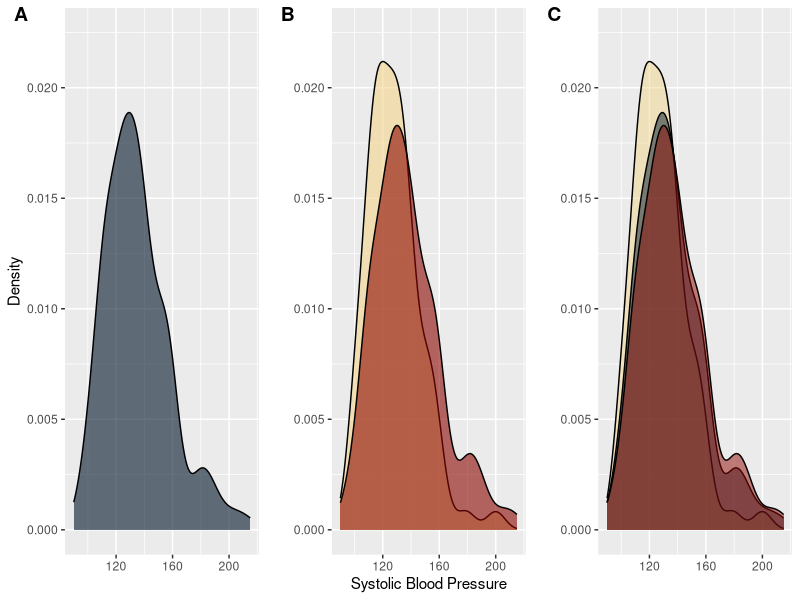
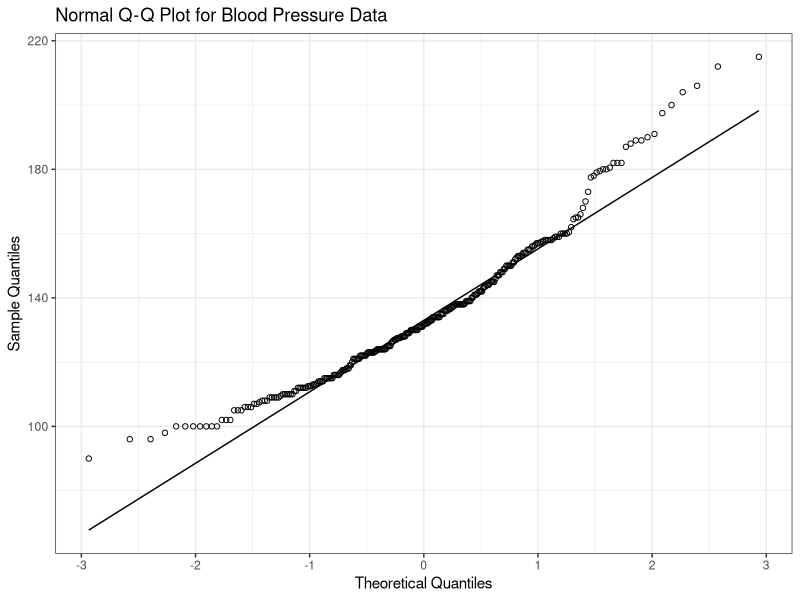

Reproduce these figures in R, in order.
## ---- chunk 1
knitr::opts_chunk$set(echo = TRUE)

#Use required packages
library(tidyverse) #for plots and data manipulation
library(cowplot) #aligning plots

df_data <- read_csv("framingham_data.csv") # Read in data
## ---- chunk 2
df_data$index <- seq(nrow(df_data)) # Add an index column

#df_data %>% summary # Summarize Data

# Split data into smoker and nonsmoker
df_smoker <- df_data %>% filter(currentSmoker == 1)
df_nonsmoker <- df_data %>% filter(currentSmoker == 0)

#Create a sample variance function to ensure proper calculation
sample_variance <- function(x, sample = TRUE){
    if (sample == TRUE){
        sum((x - mean(x))^2) / (length(x) - 1)
    } else if(sample == FALSE) {
        sum((x - mean(x))^2) / (length(x))
    }
}
#Create pooled sample variance function 
f_pooled_variance <- function(x, y){
    ((length(x) - 1) * sample_variance(x) + 
     (length(y) - 1) * sample_variance(y)) / 
    (length(x) + length(y) - 2)
}

# Skewness function 
skew_function <- function(x){
    mean((x - mean(x))^3) / sqrt(sample_variance(x))^3
}

# kurtosis function
kurt_function <- function(x){
    mean((x - mean(x))^4) / sqrt(sample_variance(x))^4
}

# Create a Satterthawaite Approximation Function

satterth <- function(s1, s2, n1, n2){
    term1 <- s1/n1
    term2 <- s2/n2
    nu <- (term1 + term2)^2 / ((term1/(n1 - 1)) + (term2/(n2 - 1)))
    return(floor(nu))
}


#Plot and compare split data

#options(repr.plot.width = 6, repr.plot.height = 4, repr.plot.res = 150)

plot_colors <- c("#001427","#708d81","#f4d58d","#bf0603","#8d0801")
y_limits <- c(0, 0.0225)

total_data <- ggplot(df_data) + geom_density(aes(sysBP), 
                                             fill = plot_colors[1],
                                             alpha = 0.6) +
                       ylim(y_limits) + ylab("Density") + xlab("")

sep_data <- ggplot() + geom_density(data = df_smoker, aes(sysBP), 
                                    fill = plot_colors[3], alpha = 0.6) + 
                       geom_density(data = df_nonsmoker, aes(sysBP), 
                                    fill = plot_colors[5], alpha = 0.6) +
                       ylim(y_limits) + ylab("") + xlab("Systolic Blood Pressure")

plot_3 <- ggplot() + geom_density(data = df_smoker, aes(sysBP), 
                                    fill = plot_colors[3], alpha = 0.5) + 
                       geom_density(data = df_data, aes(sysBP), 
                                    fill = plot_colors[1], alpha = 0.5) +
                       geom_density(data = df_nonsmoker, aes(sysBP), 
                                    fill = plot_colors[5], alpha = 0.5) +
                       ylim(y_limits) + ylab("") + xlab("")

#plot_grid(total_data, sep_data, plot_3, align = 'vh', 
#          hjust = -1,nrow = 1, ncol = 3)

data_kurtosis <- kurt_function(df_data$sysBP)
data_skew <- skew_function(df_data$sysBP)
data_IQR <- as.numeric(quantile(df_data$sysBP, probs = 0.75)) - 
       as.numeric(quantile(df_data$sysBP, probs = 0.25))
data_MAD <- median(abs(df_data$sysBP - median(df_data$sysBP)))
data_samVar <- sample_variance(df_data$sysBP)

eIQR <- data_IQR / 1.35
eMAD <- data_MAD / 0.675

# Q-Q Plot

data_qqplot <- 
ggplot(df_data, aes(sample = sysBP)) + 
stat_qq(shape = 1) + stat_qq_line() + 
ggtitle("Normal Q-Q Plot for Blood Pressure Data") + 
xlab("Theoretical Quantiles") +
ylab("Sample Quantiles")
## ---- chunk 3

# Common values for analysis

alpha <- 0.05

mu_smoker <- mean(df_smoker$sysBP)
var_smoker <- sample_variance(df_smoker$sysBP)
n_smoker <- length(df_smoker$sysBP)

mu_nonsmoker <- mean(df_nonsmoker$sysBP)
var_nonsmoker <- sample_variance(df_nonsmoker$sysBP)
n_nonsmoker <- length(df_nonsmoker$sysBP)

# Two Sample T-test - Pooled Sample Variance - P-value

dof_1 <- (n_smoker + n_nonsmoker - 2)

p_sample_var_1 <- f_pooled_variance(df_smoker$sysBP, 
                                    df_nonsmoker$sysBP)


t_obs_1 <- (mu_smoker - mu_nonsmoker) / (sqrt(p_sample_var_1) * sqrt(1/n_smoker + 1/n_nonsmoker))

t_stat_1 <- qt(alpha / 2, dof_1)

p_value_obs_1 <- dt(t_obs_1, dof_1)

#Two Sample T-test - Difference Variance Sample Variance - P-value

dof_2 <- satterth(var_smoker, var_nonsmoker, n_smoker, n_nonsmoker)

np_sample_var_2 <- (var_nonsmoker/n_smoker + var_nonsmoker/n_nonsmoker)

t_obs_2 <- (mu_smoker - mu_nonsmoker) / (sqrt(var_nonsmoker/n_smoker + var_nonsmoker/n_nonsmoker))

t_stat_2 <- qt(alpha / 2, dof_2)

p_value_obs_2 <- dt(t_obs_2, dof_2)

# Confidence Limits

diff_mu <- mu_smoker - mu_nonsmoker

#Pooled Sample variance

CL_pooled <- t_stat_1 * (sqrt(p_sample_var_1/n_smoker + p_sample_var_1/n_nonsmoker))

#Non pooled Sample variance

CL_nonpooled <- t_stat_2 * (sqrt(var_nonsmoker/n_smoker + var_nonsmoker/n_nonsmoker))

CI_pooled <- round(c(diff_mu + CL_pooled, diff_mu - CL_pooled), 2)

CI_nonpooled <-round(c(diff_mu + CL_nonpooled, diff_mu - CL_nonpooled), 2)

## ---- chunk 4
#Part II
set.seed(1)

alpha <- 0.05

test_function <- function (x, y){
    
    #Bootstrap datasets
    sample1 <- sample(x, size = length(x), replace = TRUE)
    sample2 <- sample(y, size = length(y), replace = TRUE)
    
    dof <- length(x) + length(y) - 2 #Determine degrees of freedom
    
    #calculate the mean and variance of the two bootstrap sets
    mu_1 <- mean(sample1)
    var_1 <- sample_variance(sample1, sample = TRUE)
    
    mu_2 <- mean(sample2)
    var_2 <- sample_variance(sample2, sample = TRUE)
    
    #Calculate the pooled sample variance
    pooled_sample <- ((length(x) - 1) * var_1 + 
                        (length(y) - 1) * var_2) / (length(x) + length(y) - 2)
    
    #calulate the observed t statistic
    ttest <- (mu_1 - mu_2) / (sqrt(pooled_sample/length(x) + 
                                     pooled_sample/length(y)))
    
    #Determine whether or not the null hypothesis can be 
    #rejected (1 = rejected, 0 = not rejected)
    verdict <- !between(ttest, qt(alpha / 2, dof), qt(1 - alpha / 2, dof))
    
    #Return calculated values
    return(c(mu_1, var_1, mu_2, var_2, ttest, verdict))
}

set.seed(1980)

sim_data_results <- rep(0, 6)

for (i in seq(1, 1000)){
    #Run the boot strap a 1000 times and store the results in a matrix
    sim_data_results <- rbind(sim_data_results, 
                              test_function(df_nonsmoker$sysBP, 
                                            df_smoker$sysBP))
}


#Move data into dataframe for easier processing 

df_sim_data <- data.frame(sim_data_results[2:nrow(sim_data_results),]) 
                          
colnames(df_sim_data) = c("Mean Smoker", "Variance Smoker", 
                          "Mean NonSmoker", "Variance NonSmoker", 
                          "T statistic", "Null Reject")

#Calculate the number of scenarios where the null was rejected 
no_reject_null <- sum(df_sim_data$'Null Reject')
## ---- chunk 5
# Plotting
options(repr.plot.width = 6, repr.plot.height = 4, repr.plot.res = 150)

plot_grid(total_data, sep_data, plot_3, align = 'vh', 
          hjust = -1,nrow = 1, ncol = 3, labels = c("A", "B", "C"))
## ---- chunk 6
data_qqplot + theme_bw()
